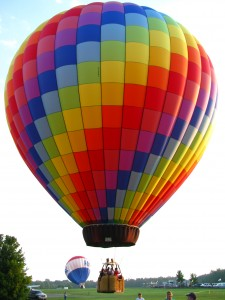
#> input picture machine learning/images/balloon.jpg, 225 x 300 px
$ jupyter execute 02-filter_robert.ipynb
#> lines starting #> are read from the running program, lines starting #| are printed output that depends on the picture; after the words box and inside, x2 and y2 are one past the last pixel; in counts of white or black regions, pixels touching at a corner belong together
# Doc and resource

## morphology explain
https://what-when-how.com/introduction-to-video-and-image-processing/morphology-introduction-to-video-and-image-processing-part-1/

## about entropy
https://scikit-image.org/docs/stable/api/skimage.filters.rank.html#skimage.filters.rank.entropy

## about disk
https://scikit-image.org/docs/stable/api/skimage.morphology.html#skimage.morphology.disk

[cell 1]
from skimage import io, restoration
from matplotlib import pyplot as plt
from skimage.filters.rank import entropy
from skimage.morphology import disk

img = io.imread('images/balloon.jpg', as_gray=True)
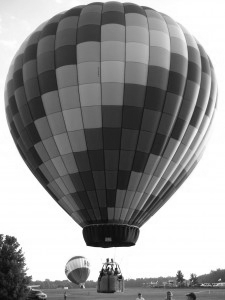
#> img: shape (300, 225) float64; min 0.0331, max 1, mean 0.572
entropy_img = entropy(img, disk(3))
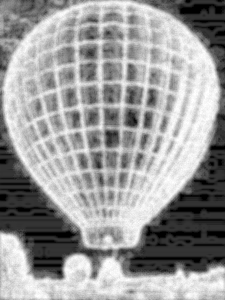
#> entropy_img: shape (300, 225) float64; min 0, max 4.86, mean 2.95; drawn with min black and max white

from skimage.filters import try_all_threshold
from skimage.filters import threshold_otsu

thresh = threshold_otsu(entropy_img)
#> thresh = 2.57

binary = entropy_img <= thresh
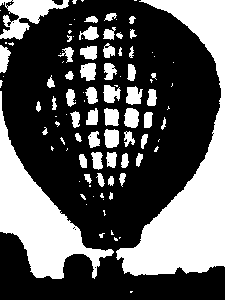
#> binary: shape (300, 225) bool; 35.5% white; 102 white regions (50 under 20 px), largest, box (x1, y1, x2, y2) and area: (116, 0, 225, 276) 10808, (0, 91, 114, 279) 6505, (0, 0, 69, 40) 1257

images = [img ,entropy_img, binary]
titles = ['original','entropy', 'binary']

for i in range(len(images)):
    plt.subplot(1, 3, i+1)
    plt.title(titles[i])
    plt.axis('off')
    plt.imshow(images[i], cmap='gray')
#> this loop made 3 passes
plt.show()
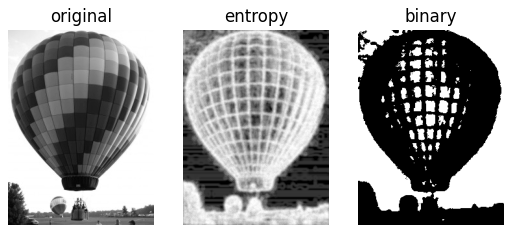
#> figure drawn by matplotlib, 3 panels

[cell 2]
from skimage import data

img = data.coins()
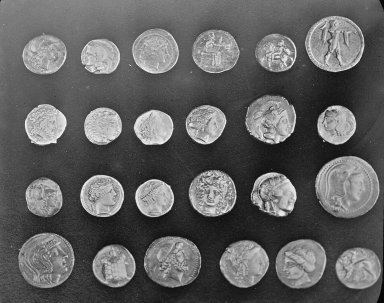
#> input picture skimage.data.coins(), 384 x 303 px
#> img is the input picture: shape (303, 384); min 1, max 252, mean 96.9
from skimage.filters import roberts, sobel, scharr, prewitt
import matplotlib.pyplot as plt

edge_robert = roberts(img)
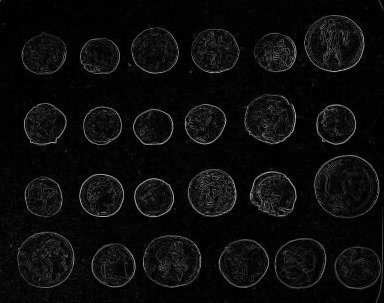
#> edge_robert: shape (303, 384) float64; min 0, max 0.693, mean 0.0499
edge_soble = sobel(img)
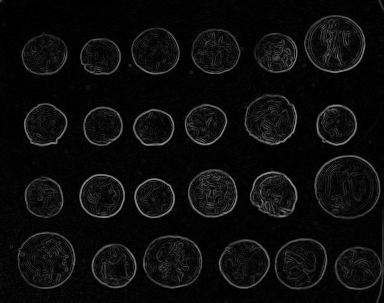
#> edge_soble: shape (303, 384) float64; min 0, max 0.59, mean 0.0492
edge_scharr = scharr(img)
edge_prewitt = prewitt(img)

images = [edge_robert, edge_soble, edge_scharr, edge_prewitt]
titles = ['edge_robert', 'edge_soble', 'edge_scharr', 'edge_prewitt']
plt.figure(figsize=(20, 10))

for i in range(len(images)):
    plt.subplot(2, 2, i+1)
    plt.title(titles[i])
    plt.axis('off')
    plt.imshow(images[i], cmap='gray')
#> this loop made 4 passes
plt.show()

[cell 3]
from skimage.feature import canny
edge_canny = canny(img, sigma=5)
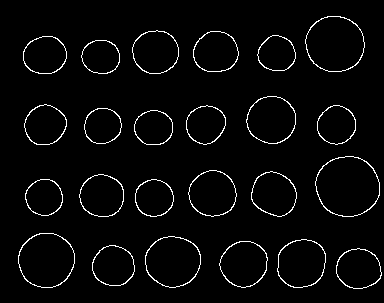
#> edge_canny: shape (303, 384) bool; 3.3% white in thin lines or dots, all inside (x1, y1, x2, y2) = (18, 16, 382, 289)
plt.imshow(edge_canny, cmap='gray')

$ run again, with machine learning/images/Bells-Beach.jpg copied over machine learning/images/balloon.jpg
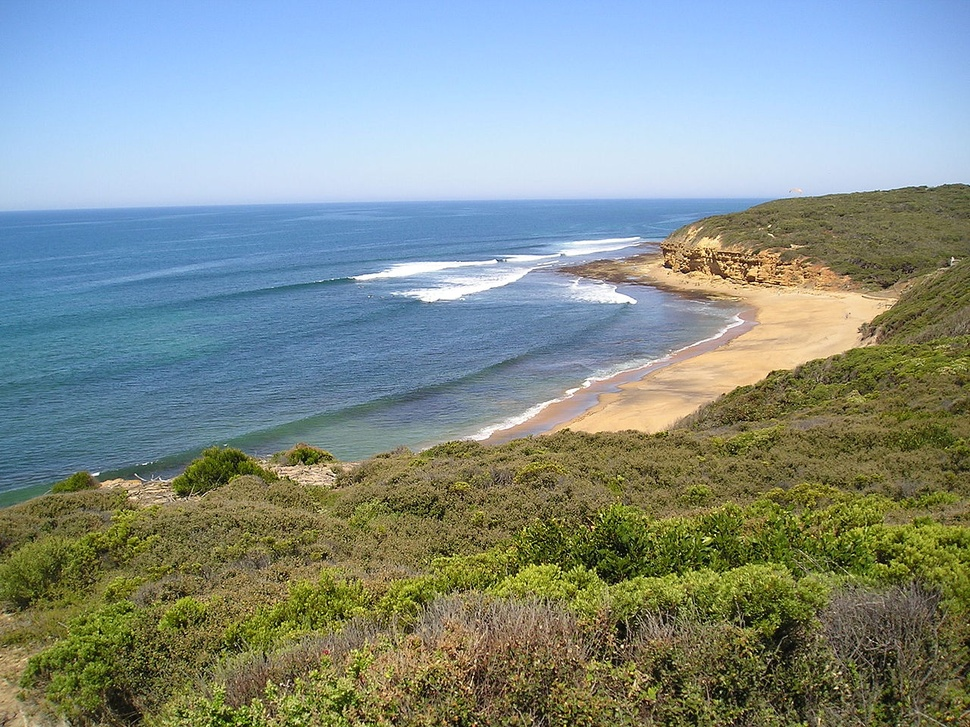
#> input picture machine learning/images/Bells-Beach.jpg, 970 x 727 px, shrunk from 1280 x 960 before the run
#> thresh = 3.05
#> `binary = entropy_img <= thresh`:
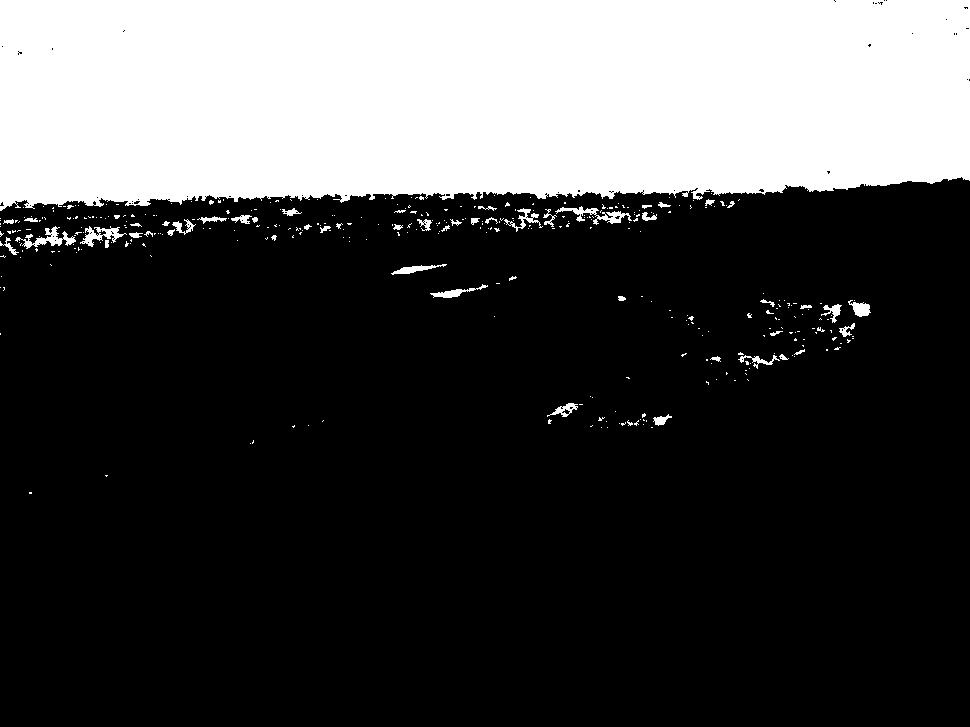
#> binary: shape (727, 970) bool; 27.6% white; 367 white regions (313 under 20 px), largest, box (x1, y1, x2, y2) and area: (0, 0, 970, 211) 188909, (15, 226, 76, 249) 463, (555, 206, 632, 225) 453
#> the loop `for i in range(len(images)):` made 3 passes
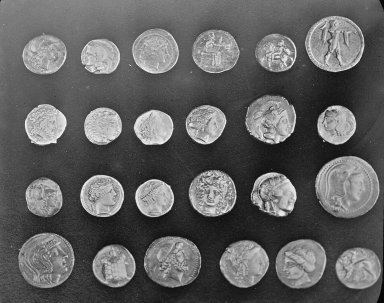
#> input picture skimage.data.coins(), 384 x 303 px
#> img is the input picture: shape (303, 384); min 1, max 252, mean 96.9
#> the loop `for i in range(len(images)):` made 4 passes
#> edge_canny: shape (303, 384) bool; 3.3% white in thin lines or dots, all inside (x1, y1, x2, y2) = (18, 16, 382, 289)
